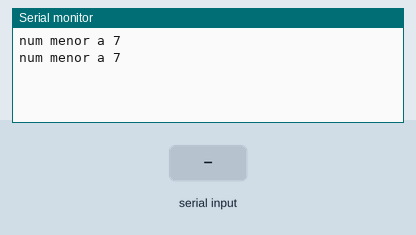
Recording of a sketch running on a simulated Arduino Uno, built with avr-gcc and run on an emulated ATmega328P. Shown: the last lines printed to the serial monitor. Inputs (shaded band) come from the test bench.

Above: at 1.2 s.
1.3 s: "1" received over Serial
At 2.6 s:
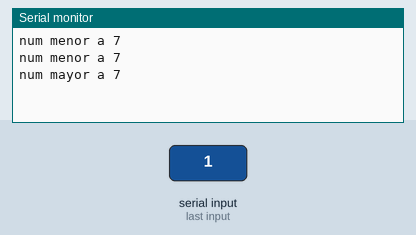
3.5 s: byte 7 (7) received over Serial
At 4.8 s:
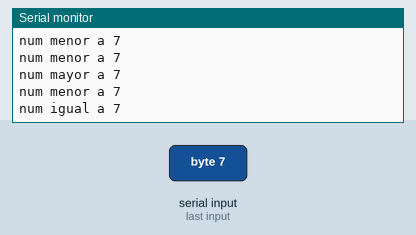

Measured:
- after the input at 1.3 s, the serial monitor: prints a new line after 0.70 s (image 1)
- after the input at 3.5 s, the serial monitor: prints a new line after 0.50 s (image 2)

The sketch:

practica_5.ino
```cpp
///C++ code
//el codigo debe evaluar el numero introducido por el usuario via
//monitor serie y saber si es mayor, igual o menor al que se programo
//en el codigo

int numero;

void setup()
{
  Serial.begin(9600);
}


void loop()
{
    //Se realiza conversion a entero para almacenar el numero
    numero = Serial.read();
    if(numero == 7){
      Serial.println("num igual a 7");

    }else if(numero > 7){

      Serial.println("num mayor a 7");
    }else if (numero < 7 || numero == 0){

      Serial.println("num menor a 7");

    }else if(!numero){
      Serial.println("introduce un numero");
    }
    delay(1000);
}
```
